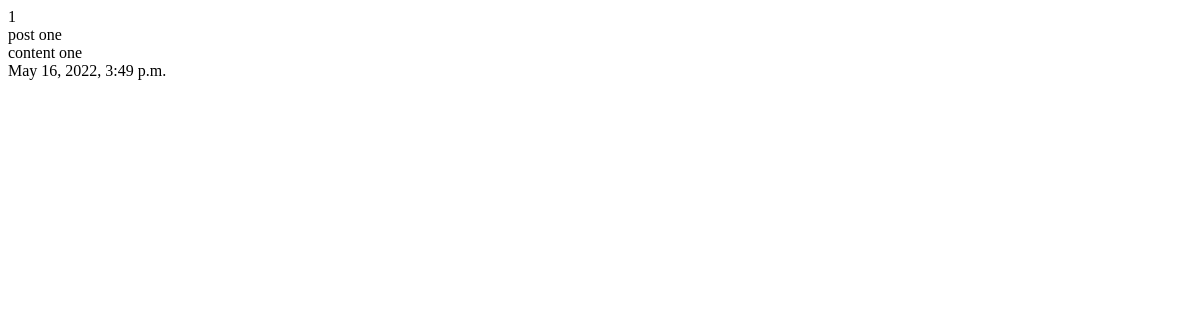
The app's page /post/index/, older data.
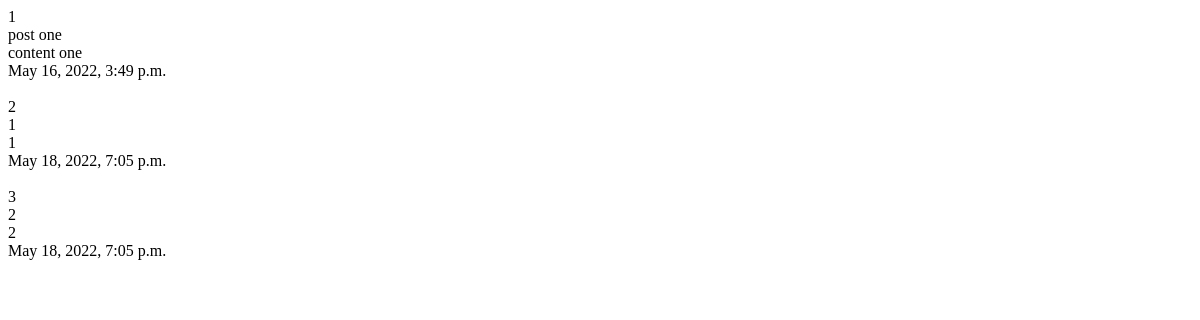
The same page, newer data.
### post/models.py (models this page shows, shortened)
class Post(models.Model):
    title = models.CharField(max_length=90, verbose_name="Post Title")
    content = models.TextField(verbose_name="Post Content")
    published_date = models.DateTimeField(verbose_name="Post Published Date")

### post/views.py (the view)
# urls.py: path('index/', index_view),
def index_view(request):
    posts = Post.objects.all()
    return render(request, 'post/index.html', {"posts": posts})

### templates/post/index.html (shortened to what this page needs)
<!DOCTYPE html>
<html lang="en">
<head>
</head>
<body>
    {% for post in posts %}
        {{ post.id }}<br>
        {{ post.title }}<br>
        {{ post.content }}<br>
        {{ post.published_date}}<br><br>
    {% endfor %}
</body>
</html>

Row changes from the older to the newer data that the page shows:
added Post: id "2", title "1", content "1", published_date "May 18, 2022, 7:05 p.m."
added Post: id "3", title "2", content "2", published_date "May 18, 2022, 7:05 p.m."
